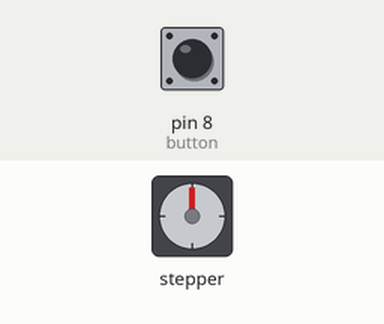
Bench run of a sketch on a simulated Arduino Uno, built with avr-gcc and run on an emulated ATmega328P. Parts: stepper motor. Wiring (inferred from the names in the program): stepper motor (2048 steps per turn assumed): coils pin 4, pin 5, pin 6, pin 7. Inputs (shaded band) come from the test bench; at power-on: pin 8 (button) LOW. What the sketch prints to the serial monitor is not drawn.

Above: at 0.15 s.
At 0.75 s:
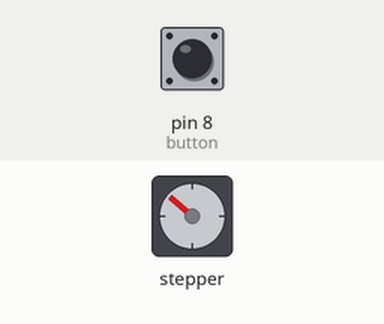
At 1.35 s:
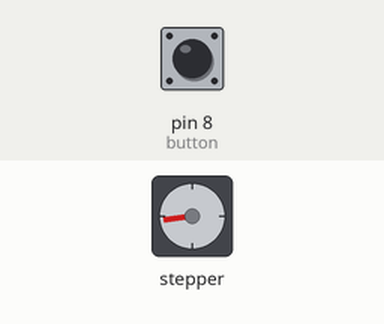
At 2.5 s:
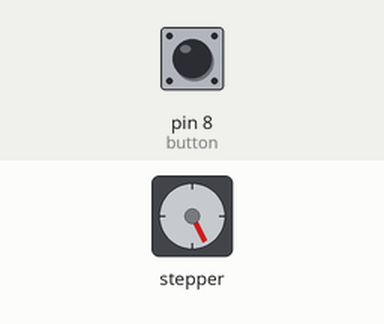
Timing chart, 0 to 4.0 s (numbered marks = the images above):
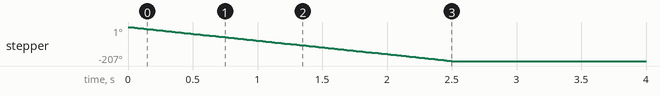

The sketch:

Technical_Memo_Tutorial.ino
```cpp
//Variable Declartion
const int m1 = 4, m2 = 5, m3 = 6, m4 = 7; // Motor Pins Declartion
int step_number = 0;  //step counter
const int button = 8; //push button pin
int buttonState;  //check the button state
int lastPress = LOW;  //see if it was pressed
unsigned long lastDebounceTime = 0;  //for debouncing calculation
unsigned long debounceDelay = 100;  //gap to ignore button press
bool spinOfMotorDirection = false; //false for counter clockwise, true for clockwise
const int MotorSpinTime = 2500;  //run motor for a certain amount of time
unsigned long previousMillis = 0; //for debouncing
unsigned long activeMotorTime = 0; //check when the motor spin began
bool wasButtonPressed = false; //boolean to check if a function return


void setup() {
   Serial.begin(19200);
   pinMode(m1, OUTPUT);
   pinMode(m2, OUTPUT);
   pinMode(m3, OUTPUT);
   pinMode(m4, OUTPUT);
   pinMode(button, INPUT);
}

void loop() {
  // put your main code here, to run repeatedly:
  bool wasPressed = listenForButton();
  ///Serial.println("Comms Ready");
  if(wasPressed){
    if ((millis() - activeMotorTime) < MotorSpinTime){
      actuateMotor(spinOfMotorDirection);
      delay(2);
      }
    if (millis() - activeMotorTime >= MotorSpinTime){
      stopMotor();
    }
  }
}

boolean listenForButton(){
  int listening = digitalRead(button);  //
  //see for a diffrent button state than last time
  if (listening != lastPress){
    lastDebounceTime = millis();   //setup a timer
  }
  //check to see if the last button state change timing was longer than the delay we set
  if ((millis() - lastDebounceTime) > debounceDelay) {
      //check if the button state is different
      if (listening != buttonState){
        buttonState = listening;
        //we start the timer if button state is high
        if (buttonState == HIGH){
          Serial.println(buttonState);
          spinOfMotorDirection = !spinOfMotorDirection; //will change the durection
          activeMotorTime = millis(); //start the motor timer
          wasButtonPressed = true; //update a variable so we can run the motor in the loop function
          }
      }
  }
  Serial.println(buttonState);
}

//stop the motor movement
void stopMotor(){
  digitalWrite(m1, LOW);
  digitalWrite(m2, LOW);
  digitalWrite(m3, LOW);
  digitalWrite(m4, LOW);
}

//spin the motor
void actuateMotor(bool rotateDirection){
  //Serial.println("moving motor");
    if(rotateDirection){
switch(step_number){
  case 0:
  digitalWrite(m1, HIGH);
  digitalWrite(m2, LOW);
  digitalWrite(m3, LOW);
  digitalWrite(m4, LOW);
  break;
  case 1:
  digitalWrite(m1, LOW);
  digitalWrite(m2, HIGH);
  digitalWrite(m3, LOW);
  digitalWrite(m4, LOW);
  break;
  case 2:
  digitalWrite(m1, LOW);
  digitalWrite(m2, LOW);
  digitalWrite(m3, HIGH);
  digitalWrite(m4, LOW);
  break;
  case 3:
  digitalWrite(m1, LOW);
  digitalWrite(m2, LOW);
  digitalWrite(m3, LOW);
  digitalWrite(m4, HIGH);
  break;
}
  }else{
    switch(step_number){
  case 0:
  digitalWrite(m1, LOW);
  digitalWrite(m2, LOW);
  digitalWrite(m3, LOW);
  digitalWrite(m4, HIGH);
  break;
  case 1:
  digitalWrite(m1, LOW);
  digitalWrite(m2, LOW);
  digitalWrite(m3, HIGH);
  digitalWrite(m4, LOW);
  break;
  case 2:
  digitalWrite(m1, LOW);
  digitalWrite(m2, HIGH);
  digitalWrite(m3, LOW);
  digitalWrite(m4, LOW);
  break;
  case 3:
  digitalWrite(m1, HIGH);
  digitalWrite(m2, LOW);
  digitalWrite(m3, LOW);
  digitalWrite(m4, LOW);
}
  }
step_number++;
  if(step_number > 3){
    step_number = 0;
  }
}
```

Measured:
- by itself, stepper: turns 207° counter-clockwise in 2.5 s
